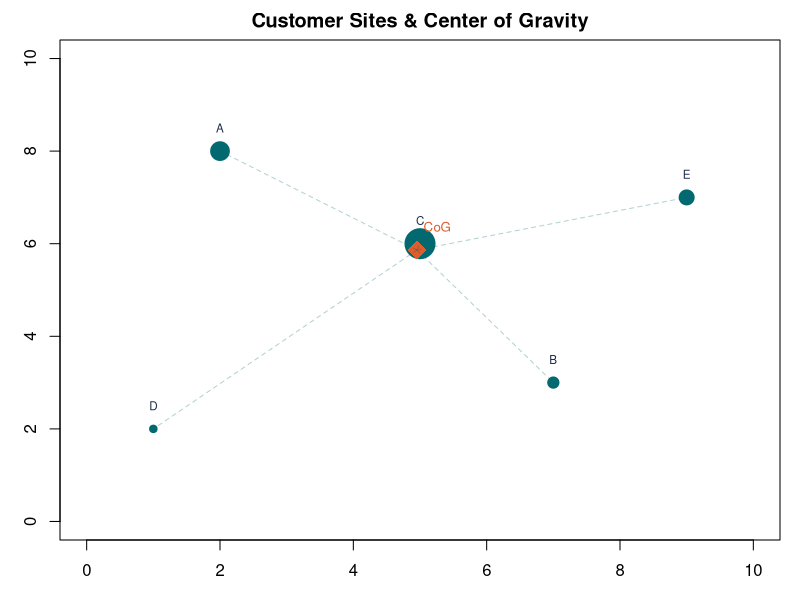

Here is the R script that generated this plot:
## ---- chunk 1
#| fig-height: 4
#| fig-width: 4
#| echo: false

# Illustrative Steiner-Weber example
sites <- data.frame(
  u = c(2, 7, 5, 1, 9),
  v = c(8, 3, 6, 2, 7),
  a = c(500, 300, 800, 200, 400),
  label = c("A","B","C","D","E")
)
cog_x <- sum(sites$a * sites$u) / sum(sites$a)
cog_y <- sum(sites$a * sites$v) / sum(sites$a)

par(mar = c(3,3,2,1), bg = "white")
plot(sites$u, sites$v, 
     cex = sites$a/200, pch = 19,
     col = "#01696F",
     xlim = c(0, 10), ylim = c(0, 10),
     xlab = "x-coordinate", ylab = "y-coordinate",
     main = "Customer Sites & Center of Gravity")
text(sites$u, sites$v + 0.5, sites$label, cex = 0.7, col = "#1B2A4A")
points(cog_x, cog_y, pch = 18, cex = 2.5, col = "#e05c2a")
text(cog_x + 0.3, cog_y + 0.5, "CoG", cex = 0.8, col = "#e05c2a")
for(i in 1:nrow(sites)) {
  lines(c(cog_x, sites$u[i]), c(cog_y, sites$v[i]), 
        col = adjustcolor("#01696F", 0.3), lty = 2)
}
